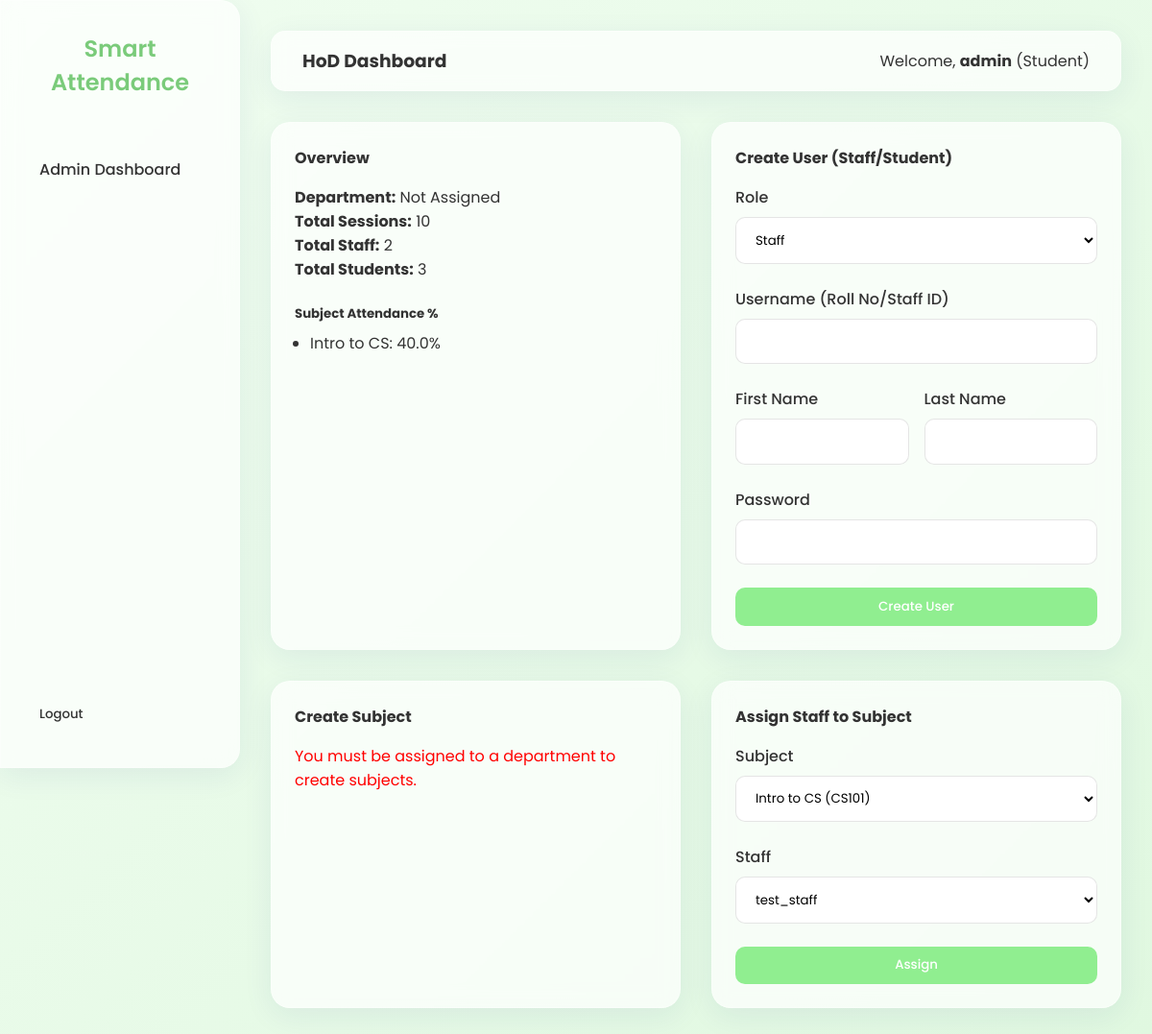
The page /hod/ (signed in) on the database its author committed.
### accounts/models.py (models this page shows, shortened)
class User(AbstractUser):
    ROLE_CHOICES = (
        ('ADMIN', 'Admin'),
        ('HOD', 'HoD'),
        ('STAFF', 'Staff'),
        ('STUDENT', 'Student'),
    )
    role = models.CharField(max_length=10, choices=ROLE_CHOICES, default='STUDENT')

### core/models.py (models this page shows, shortened)
class Subject(models.Model):
    name = models.CharField(max_length=100)
    code = models.CharField(max_length=20, unique=True)
    department = models.ForeignKey(Department, on_delete=models.CASCADE)
    staff = models.ManyToManyField(
        settings.AUTH_USER_MODEL,
        limit_choices_to={'role': 'STAFF'},
        related_name='subjects'
    )
    students = models.ManyToManyField(
        settings.AUTH_USER_MODEL,
        limit_choices_to={'role': 'STUDENT'},
        related_name='enrolled_subjects',
        blank=True
    )

### dashboard/views.py (the view, shortened to what this page needs)
# urls.py: path('hod/', views.hod_dashboard, name='hod_dashboard'),
@login_required
@hod_required()
def hod_dashboard(request):
    try:
        department = request.user.department
    except Department.DoesNotExist:
        department = None
    staff_users = User.objects.filter(role='STAFF')
    student_users = User.objects.filter(role='STUDENT')
    subjects = Subject.objects.all()
    if department:
        subjects = subjects.filter(department=department)
    total_sessions = Session.objects.filter(subject__in=subjects).count()
    subject_stats = []
    for sub in subjects:
        sub_sessions = Session.objects.filter(subject=sub).count()
        if sub_sessions > 0:
            att_count = Attendance.objects.filter(session__subject=sub).count()
            enrolled = sub.students.count()
            if enrolled > 0:
                percentage = (att_count / (sub_sessions * enrolled)) * 100
                subject_stats.append({'subject': sub, 'percentage': round(percentage, 2)})
    context = {
        'department': department,
        'staff_users': staff_users,
        'student_users': student_users,
        'subjects': subjects,
        'total_sessions': total_sessions,
        'subject_stats': subject_stats,
    }
    return render(request, 'dashboard/hod_dashboard.html', context)

### templates/dashboard/hod_dashboard.html (shortened to what this page needs)
{% extends 'base.html' %}
{% block page_title %}HoD Dashboard{% endblock %}
{% block content %}
<div style="display: grid; grid-template-columns: repeat(auto-fit, minmax(300px, 1fr)); gap: 2rem;">
    <div class="glass-card" style="padding: 1.5rem;">
        <h4>Overview</h4>
        <div style="margin-top: 1rem;">
            <p><strong>Department:</strong> {{ department.name|default:"Not Assigned" }}</p>
            <p><strong>Total Sessions:</strong> {{ total_sessions }}</p>
            <p><strong>Total Staff:</strong> {{ staff_users.count }}</p>
            <p><strong>Total Students:</strong> {{ student_users.count }}</p>
        </div>
        <h5 style="margin-top: 1.5rem;">Subject Attendance %</h5>
        <ul style="margin-top: 0.5rem; padding-left: 1rem;">
            {% for stat in subject_stats %}
            <li>{{ stat.subject.name }}: {{ stat.percentage }}%</li>
            {% empty %}
            <li>No attendance data yet.</li>
            {% endfor %}
        </ul>
    </div>
    <div class="glass-card" style="padding: 1.5rem;">
        <h4>Create User (Staff/Student)</h4>
        <form method="post" style="margin-top: 1rem;">
            <div class="form-group">
                <label>Role</label>
                <select name="role" class="form-control" required>
                    <option value="STAFF">Staff</option>
                </select>
            </div>
            <div class="form-group">
                <label>Username (Roll No/Staff ID)</label>
                <input type="text" name="username" class="form-control" required>
            </div>
            <div style="display: flex; gap: 1rem;">
                <div class="form-group" style="flex: 1;">
                    <label>First Name</label>
                    <input type="text" name="first_name" class="form-control" required>
                </div>
                <div class="form-group" style="flex: 1;">
                    <label>Last Name</label>
                    <input type="text" name="last_name" class="form-control" required>
                </div>
            </div>
            <div class="form-group">
                <label>Password</label>
                <input type="password" name="password" class="form-control" required>
            </div>
            <button type="submit" class="btn" style="width: 100%;">Create User</button>
        </form>
    </div>
    <div class="glass-card" style="padding: 1.5rem;">
        <h4>Create Subject</h4>
        {% if department %}
        <form method="post" style="margin-top: 1rem;">
            {% csrf_token %}
            <input type="hidden" name="action" value="create_subject">
            <div class="form-group">
                <label>Subject Name</label>
                <input type="text" name="name" class="form-control" required>
            </div>
            <div class="form-group">
                <label>Subject Code</label>
                <input type="text" name="code" class="form-control" required>
            </div>
            <button type="submit" class="btn" style="width: 100%;">Create Subject</button>
        </form>
        {% else %}
        <p style="color: red; margin-top: 1rem;">You must be assigned to a department to create subjects.</p>
        {% endif %}
    </div>
    <div class="glass-card" style="padding: 1.5rem;">
        <h4>Assign Staff to Subject</h4>
        <form method="post" style="margin-top: 1rem;">
            <div class="form-group">
                <label>Subject</label>
                <select name="subject_id" class="form-control" required>
                    {% for sub in subjects %}
                    <option value="{{ sub.id }}">{{ sub.name }} ({{ sub.code }})</option>
                    {% endfor %}
                </select>
            </div>
            <div class="form-group">
                <label>Staff</label>
                <select name="staff_id" class="form-control" required>
                    {% for staff in staff_users %}
                    <option value="{{ staff.id }}">{{ staff.get_full_name|default:staff.username }}</option>
                    {% endfor %}
                </select>
            </div>
            <button type="submit" class="btn" style="width: 100%;">Assign</button>
        </form>
    </div>
</div>
{% endblock %}

### templates/base.html (shortened to what this page needs)
<!DOCTYPE html>
<html lang="en">
<head>
</head>
<body>
    {% if user.is_authenticated %}
    <nav class="sidebar glass-card">
        <h2>Smart Attendance</h2>
        {% if user.role == 'ADMIN' or user.is_superuser %}
        <a href="{% url 'admin_dashboard' %}" class="nav-link">Admin Dashboard</a>
        {% elif user.role == 'HOD' %}
        <a href="{% url 'hod_dashboard' %}" class="nav-link">Dashboard</a>
        <a href="{% url 'manage_staff' %}" class="nav-link">Manage Staff</a>
        <a href="{% url 'manage_students' %}" class="nav-link">Manage Students</a>
        {% elif user.role == 'STAFF' %}
        <a href="{% url 'staff_dashboard' %}" class="nav-link">Dashboard</a>
        <a href="{% url 'staff_records' %}" class="nav-link">Records</a>
        {% elif user.role == 'STUDENT' %}
        <a href="{% url 'student_dashboard' %}" class="nav-link">Dashboard</a>
        <a href="{% url 'student_scan' %}" class="nav-link">Scan QR</a>
        {% endif %}
        <div style="flex-grow: 1;"></div>
        <form method="post" action="{% url 'logout' %}">
            <button type="submit" class="nav-link"
                style="width: 100%; text-align: left; background: none; border: none; cursor: pointer;">Logout</button>
        </form>
    </nav>
    {% endif %}
    <main class="main-content {% if not user.is_authenticated %}w-100{% endif %}" {% if not user.is_authenticated %}style="margin-left: 0; width: 100%; display: flex; justify-content: center; align-items: center;" {% endif %}>
        {% if user.is_authenticated %}
        <header class="topbar glass-card">
            <div>
                <h3 style="margin:0;">{% block page_title %}Dashboard{% endblock %}</h3>
            </div>
            <div class="user-info">
                <span>Welcome, <strong>{{ user.first_name|default:user.username }}</strong> ({{ user.get_role_display }})</span>
            </div>
        </header>
        {% endif %}
        <div class="content">
            {% block content %}
            {% endblock %}
        </div>
    </main>
</body>
</html>

### templates/base.html (style rules this page uses)
:root { --primary-color: #90EE90; --primary-dark: #7acb7a; --bg-color: #f0fdf0; --text-color: #333; --glass-bg: rgba(255, 255, 255, 0.7); --glass-border: rgba(255, 255, 255, 0.3); --glass-shadow: 0 8px 32px 0 rgba(31, 38, 135, 0.07); }
* { margin: 0; padding: 0; box-sizing: border-box; font-family: 'Poppins', sans-serif; }
body { background-color: var(--bg-color); background-image: linear-gradient(135deg, #f0fdf0 0%, #e0f8e0 100%); color: var(--text-color); min-height: 100vh; display: flex; }
.glass-card { background: var(--glass-bg); backdrop-filter: blur(10px); -webkit-backdrop-filter: blur(10px); border: 1px solid var(--glass-border); border-radius: 20px; box-shadow: var(--glass-shadow); }
.sidebar { width: 250px; height: 100vh; position: fixed; left: 0; top: 0; padding: 2rem 1rem; display: flex; flex-direction: column; gap: 1rem; border-radius: 0 20px 20px 0; z-index: 100; }
.sidebar h2 { text-align: center; color: var(--primary-dark); margin-bottom: 2rem; font-weight: 600; }
.nav-link { text-decoration: none; color: var(--text-color); padding: 0.8rem 1.5rem; border-radius: 12px; transition: all 0.3s ease; font-weight: 500; }
.main-content { flex: 1; margin-left: 250px; padding: 2rem; min-height: 100vh; width: calc(100% - 250px); }
.topbar { display: flex; justify-content: space-between; align-items: center; padding: 1rem 2rem; margin-bottom: 2rem; border-radius: 15px; }
.topbar .user-info { display: flex; align-items: center; gap: 1rem; }
.btn { background: var(--primary-color); color: white; border: none; padding: 0.6rem 1.5rem; border-radius: 10px; cursor: pointer; font-weight: 500; text-decoration: none; transition: all 0.3s ease; display: inline-block; }
.form-group { margin-bottom: 1.5rem; }
.form-group label { display: block; margin-bottom: 0.5rem; font-weight: 500; }
.form-control { width: 100%; padding: 0.8rem 1rem; border: 1px solid rgba(0, 0, 0, 0.1); border-radius: 10px; background: rgba(255, 255, 255, 0.9); font-family: inherit; transition: all 0.3s ease; }

### rows shown on the page
User: first_name "admin", role "Student"
Subject: subject.name "Intro to CS", percentage "40.0"

### other values the page prints
{{ department.name|default:"Not Assigned" }} "Not Assigned"
{{ total_sessions }} "10"
{{ staff_users.count }} "2"
{{ student_users.count }} "3"
form field subject_id "Intro to CS (CS101)"
form field staff_id "test_staff"
